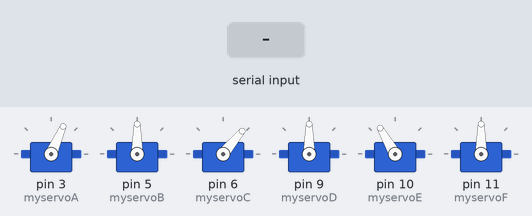
A sketch run on a simulated Arduino Uno, built with avr-gcc and run on an emulated ATmega328P. On the bench: 6 × servo. Inputs (shaded band) come from the test bench. What the sketch prints to the serial monitor is not drawn.

Above: at 1.2 s.
1.3 s: "#stop" received over Serial
At 5.0 s:
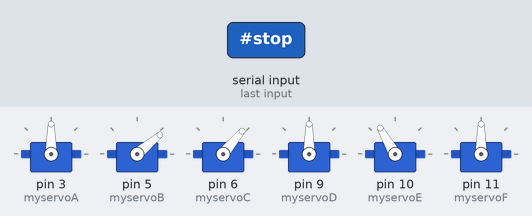
7.0 s: "#auto" received over Serial
At 11.1 s:
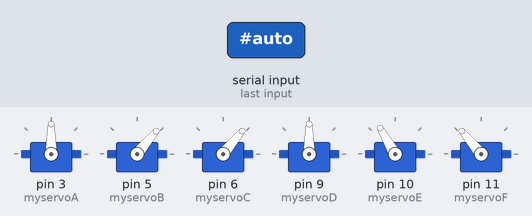
Timing chart, 0 to 31.5 s (numbered marks = the images above; inputs shaded):
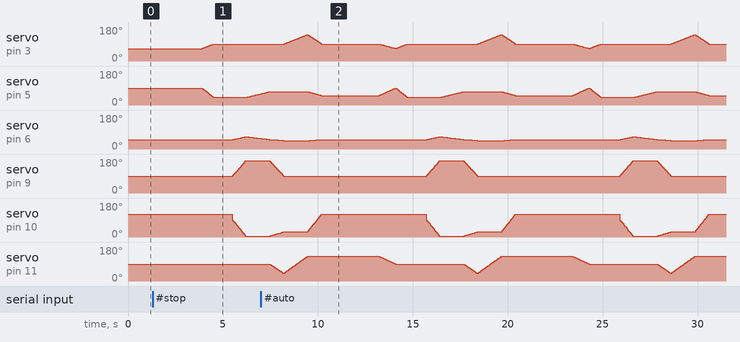

The sketch:

DX_6axis.ino
```cpp
#include <Servo.h>
Servo myservoA;
Servo myservoB;
Servo myservoC;
Servo myservoD;
Servo myservoE;
Servo myservoF;
int i,pos,myspeed,myshow;
int sea,seb,sec,sed,see,sef;
static int v=0;

String mycommand="";  //Receive commands from serial ports #auto：auto run   #com：computer serial control     #stop：stop status
static int mycomflag=2; // #auto：2   , #com： 1      #stop：0


void myservosetup()  //Initialize the servo motors
{
   sea=myservoA.read();
   seb=myservoB.read();
   sec=myservoC.read();
   sed=myservoD.read();
   see=myservoE.read();
   sef=myservoF.read();

   myspeed=500;
   for(pos=0;pos<=myspeed;pos+=1)
   {
    myservoA.write(int(map(pos,1,myspeed,sea,66)));
    myservoB.write(int(map(pos,1,myspeed,seb,90)));
    myservoC.write(int(map(pos,1,myspeed,sec,50)));
    myservoD.write(int(map(pos,1,myspeed,sed,90)));
    myservoE.write(int(map(pos,1,myspeed,see,120)));
    myservoF.write(int(map(pos,1,myspeed,sef,90)));
    delay(1);
   }
}

void setup()
{
  pinMode(13,INPUT); // Configures the specified pin to behave either as an input or an output.
  pinMode(12,INPUT);
  Serial.begin(9600); // opens serial port, sets data rate to 9600 bps
  Serial.println("Hello!");
  myshow=0;
  mycomflag=2; // Robot arm default status: 2 auto
  myservoA.attach(3);  // Waist Joint (A): Port 3
  myservoB.attach(5); // Upper Arm Joint (B): Port 5
  myservoC.attach(6); // Forearm Joint (C): Port 6
  myservoD.attach(9); // Rotation of Forearm Joint (D): Port 9
  myservoE.attach(10); // Wrist Joint (E): Port 10
  myservoF.attach(11); // Rotation of Wrist Joint (F): Port 11

  myservoA.write(66);
  myservoB.write(90);
  myservoC.write(50);
  myservoD.write(90);
  myservoE.write(120);
  myservoF.write(90);

}

void loop()
{
  while (Serial.available()>0)
    {
        mycommand += char(Serial.read());

        delay(2);
    }
    if (mycommand.length() > 0)
    {
        if(mycommand=="#auto")
        {
          mycomflag=2;
          Serial.println("auto station");
          mycommand="";
        }
        if(mycommand=="#com")
        {
          mycomflag=1;
          Serial.println("computer control station");
          mycommand="";
          myservosetup();
        }
        if(mycommand=="#stop")
        {
          mycomflag=0;
          Serial.println("stop station");
          mycommand="";
        }

    }


  if(mycomflag==1)  //if com 1
  {

   for(int m=0;m<mycommand.length();m++)
  {
    char ch = mycommand[m];   // Receive command from serial ports
    switch(ch)
    {
      case '0'...'9':
      v = v*10 + ch - '0';   // Convert characters to decimal
      break;

      case 'a':   //if data received is 85a ---> motor A
      if(v >= 5 || v <= 175 ) myservoA.write(v); // Set the angle command to servo motor A from 0~180 degree (85a means 85 degree)
      v = 0;
      break;

      case 'b':   //if data received is 90b ---> motor B

      myservoB.write(v);   //Set the angle command to servo motor B from 0~180 degree (90b means 90 degree)
      v = 0;
      break;
      case 'c':
      if(v >= 20 ) myservoC.write(v);
      v = 0;
      break;
      case 'd':
      myservoD.write(v);
      v = 0;
      break;
      case 'e':
      myservoE.write(v);
      v = 0;
      break;
      case 'f':
      myservoF.write(v);
      v = 0;
      break;
    }

    }
   mycommand="";
  }  // end if(mycomflag=1)

  if(mycomflag==2)  //if auto 2
  {
   delay(3000);
   //Serial.println("auto station");
   myservosetup();
   myspeed=500;
    for(pos = 0; pos <=myspeed; pos += 1)
  {
    myservoA.write(int(map(pos,1,myspeed,66,90))); // turn A from 66 to 90 degrees
    myservoB.write(int(map(pos,1,myspeed,90,40))); // turn B from 90 to 40 degrees
    delay(1);
  }
   delay(1000);
   myspeed=500;
  for(pos = 0; pos <=myspeed; pos += 1)
  {
    myservoC.write(int(map(pos,1,myspeed,50,65)));
    myservoD.write(int(map(pos,1,myspeed,90,170)));
    myservoE.write(int(map(pos,1,myspeed,90,5)));
    delay(1);
   }
  myspeed=1000;
  for(pos = 0; pos <=myspeed; pos += 1)
  {
    myservoB.write(int(map(pos,1,myspeed,40,70)));
    myservoC.write(int(map(pos,1,myspeed,65,50)));
    delay(1);
   }
   myspeed=500;
  for(pos = 0; pos <=myspeed; pos += 1)
  {
    myservoC.write(int(map(pos,1,myspeed,50,45)));
    myservoD.write(int(map(pos,1,myspeed,170,90)));
    myservoE.write(int(map(pos,1,myspeed,5,27)));
    myservoF.write(int(map(pos,1,myspeed,90,40)));
    delay(1);
   }
   myspeed=1000;
  for(pos = 0; pos <=myspeed; pos += 1)
  {
    myservoA.write(int(map(pos,1,myspeed,90,140)));
    myservoF.write(int(map(pos,1,myspeed,40,130)));
    delay(1);
   }
    myspeed=500;
    for(pos = 0; pos <=myspeed; pos += 1)
  {
    myservoA.write(int(map(pos,1,myspeed,140,90)));
    myservoC.write(int(map(pos,1,myspeed,45,50)));
    myservoB.write(int(map(pos,1,myspeed,70,50)));
    myservoE.write(int(map(pos,1,myspeed,27,120)));
    delay(1);
  }
  }

  if(mycomflag==0) //if stop 0
  {
   myservosetup();
  }
}
```
